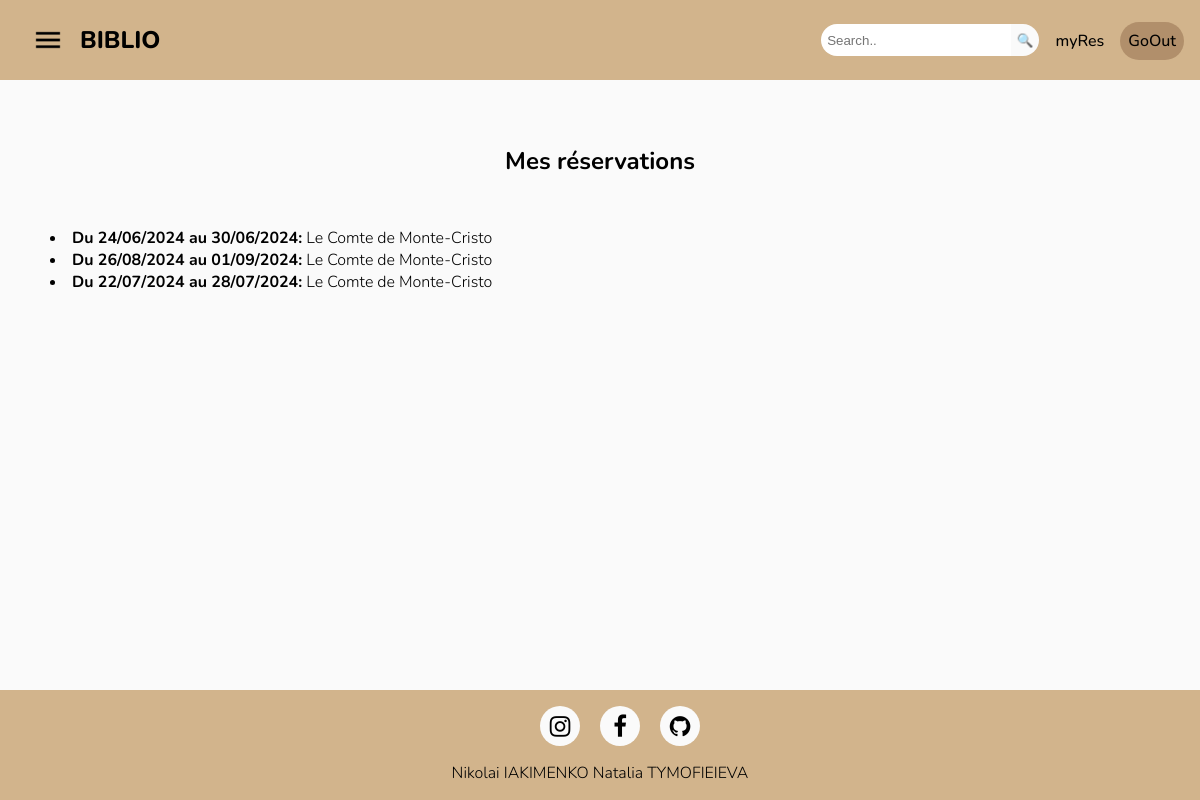
The page /MyReservation (signed in) on the database its author committed.
### tables this page shows
CREATE TABLE "Application" (
	"ID"	INTEGER NOT NULL,
	"DATERES"	TEXT NOT NULL,
	"DATERESD"	TEXT NOT NULL,
	"DATERESRET"	TEXT NOT NULL,
	"DATEPR"	TEXT,
	"DATERET"	TEXT,
	"ID_PASSPORT"	TEXT NOT NULL,
	"ID__EXEMPLAIRES"	INTEGER NOT NULL,
	CONSTRAINT "Application_Exemplaires0_FK" FOREIGN KEY("ID__EXEMPLAIRES") REFERENCES "Exemplaires"("ID"),
	FOREIGN KEY("ID_PASSPORT") REFERENCES "Utilisateur"("PASSPORT_ID"),
	CONSTRAINT "Application_PK" PRIMARY KEY("ID" AUTOINCREMENT)
);

CREATE TABLE "Livre" (
	"ID"	INTEGER NOT NULL,
	"IMG"	TEXT,
	"TITRE"	TEXT NOT NULL,
	"DESCRIPTION"	TEXT,
	"NB_EX"	INTEGER NOT NULL,
	CONSTRAINT "Livre_PK" PRIMARY KEY("ID" AUTOINCREMENT)
);

### app.py (the view)
@app.route('/MyReservation')
def myRes():
    db = get_db()
    dbase = FDataBase(db)
    if not user[0]:
        return redirect(url_for('login', role=user[1], pid=user[0]))
    if request.method == 'POST':
        if len(request.form['bur_search']) > 0:
            return redirect(url_for('search', find=request.form['bur_search'], role=user[1], pid=user[0]))
        else:
            return redirect(url_for('just_search', role=user[1], pid=user[0]))
    return render_template("MyRes.html", dates=dbase.myRes(user[0]), role=user[1], pid=user[0])

### FDataBase.py (called while the page is built)
    def myRes(self, id_user):
        try:
            self.__cur.execute("SELECT A.DATERESD, A.DATERESRET, L.ID, L.TITRE FROM Application A INNER JOIN Exemplaires E ON A.ID__EXEMPLAIRES = E.ID "
                               "INNER JOIN Livre L ON L.ID = E.ID_LIVRE WHERE A.ID_PASSPORT = ?", (id_user,))
            res = self.__cur.fetchall()
            if res:
                return res
        except sqlite3.Error as e:
            print("Error:    " + str(e))
        return []

### app.py (called while the page is built)
def connect_db():
    conn = sqlite3.connect(app.config['DATABASE'])
    return conn

def get_db():
    if not hasattr(g, 'link_db'):
        g.link_db = connect_db()
    return g.link_db

### templates/MyRes.html (shortened to what this page needs)
{% extends 'index1.html' %}
{% block content %}
    <section class="genre-page">
    <h1 class="genres" style="padding-top: 75px; padding-bottom: 30px">Mes réservations</h1>
    <section class="list">
    {% if dates %}
    {% for d in dates %}
        <li><span><b>Du {{ d[0][8:] }}/{{ d[0][5:7] }}/{{ d[0][:4] }} au {{ d[1][8:] }}/{{ d[1][5:7] }}/{{ d[1][:4] }}:</b>
            <a href="{{ url_for('book', book_id=d[2]) }}">{{ d[3] }}</a></span></li>
    {% endfor %}
    {% else %}
        <span style="padding-left: 1rem">Rien</span>
    {% endif %}
    </section>
    </section>
{% endblock %}

### static/css/style.css (style rules this page uses)
:root { --primary-color: #FAFAFA; --accent: #D2B48C; --container: 90vw; }
body { font-family: "Nunito", sans-serif; font-optical-sizing: auto; font-weight: 300; font-style: normal; margin: 0; padding: 0; background-color: var(--primary-color); }
.list { padding-left: 50px; }
.genre-page { min-height: 80vh; padding-top: 50px; }
.genres { display: flex; justify-content: center; align-items: center; }
a { text-decoration: none; color: black; }

### rows shown on the page
Application: DATERESD "24", DATERESD "06", DATERESD "2024", DATERESRET "30", DATERESRET "06", DATERESRET "2024", TITRE "Le Comte de Monte-Cristo"
Application: DATERESD "26", DATERESD "08", DATERESD "2024", DATERESRET "01", DATERESRET "09", DATERESRET "2024", TITRE "Le Comte de Monte-Cristo"
Application: DATERESD "22", DATERESD "07", DATERESD "2024", DATERESRET "28", DATERESRET "07", DATERESRET "2024", TITRE "Le Comte de Monte-Cristo"
